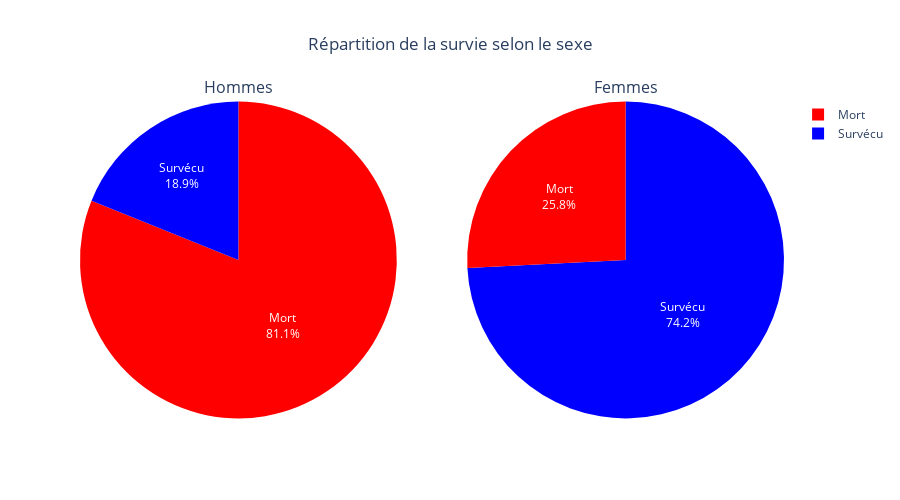

Notebook source saved alongside this figure:
### Code cell
# Répartition de la survie selon le sexe (graphique circulaire et pourcentages)

# Données hommes et femmes
df_hommes = df_train[df_train['Sex'] == 'male']
df_femmes = df_train[df_train['Sex'] == 'female']

# Compter les occurrences
hommes_counts = df_hommes['Survived_label'].value_counts().reindex(['Survécu', 'Mort'], fill_value=0)
femmes_counts = df_femmes['Survived_label'].value_counts().reindex(['Survécu', 'Mort'], fill_value=0)

# Créer le graphique circulaire pour la répartition de la survie selon le sexe
fig_camembert = make_subplots(        # Création de la figure avec deux domaines pour les camenberts
    rows=1, cols=2,
    specs=[[{'type': 'domain'}, {'type': 'domain'}]],
    subplot_titles=["Hommes", "Femmes"]
)

# Définir les couleurs dans l’ordre des labels : ['Survécu', 'Mort']
colors_inverses = ['blue', 'red']  # Survécu = rouge, Mort = bleu

# Ajout du graphique pour les hommes
fig_camembert.add_trace(go.Pie(
    labels=hommes_counts.index,
    values=hommes_counts.values,
    name="Hommes",
    marker=dict(colors=colors_inverses),
    textinfo='percent+label'
), row=1, col=1)

# Ajout du graphique pour les femmes
fig_camembert.add_trace(go.Pie(
    labels=femmes_counts.index,
    values=femmes_counts.values,
    name="Femmes",
    marker=dict(colors=colors_inverses),
    textinfo='percent+label'
), row=1, col=2)

# Mise en page finale
fig_camembert.update_layout(
    title_text="Répartition de la survie selon le sexe",
    title_x=0.5,
    height=500
)

fig_camembert.show()

### Figure 1 — Plotly figure (JSON) as saved in the notebook; plotly's stock layout.template omitted (floating-point values rounded to 4 significant figures)
{"data": [{"domain": {"x": [0, 0.45], "y": [0, 1]}, "labels": ["Survécu", "Mort"], "marker": {"colors": ["blue", "red"]}, "name": "Hommes", "textinfo": "percent+label", "type": "pie", "values": [109, 468]}, {"domain": {"x": [0.55, 1], "y": [0, 1]}, "labels": ["Survécu", "Mort"], "marker": {"colors": ["blue", "red"]}, "name": "Femmes", "textinfo": "percent+label", "type": "pie", "values": [233, 81]}], "layout": {"annotations": [{"font": {"size": 16}, "showarrow": false, "text": "Hommes", "x": 0.225, "xanchor": "center", "xref": "paper", "y": 1, "yanchor": "bottom", "yref": "paper"}, {"font": {"size": 16}, "showarrow": false, "text": "Femmes", "x": 0.775, "xanchor": "center", "xref": "paper", "y": 1, "yanchor": "bottom", "yref": "paper"}], "height": 500, "title": {"text": "Répartition de la survie selon le sexe", "x": 0.5}}}
